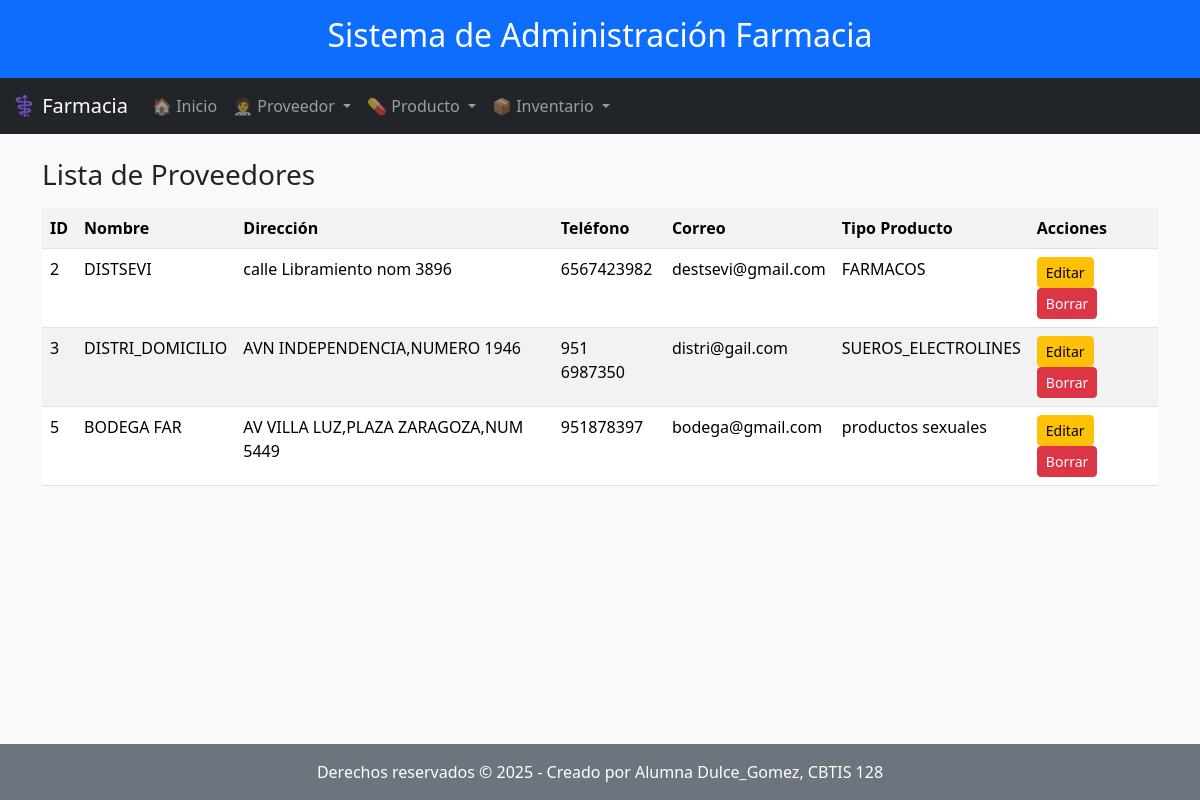
Page /ver_proveedor/ on the committed database.
### parte final/app_Farmacia/models.py (models this page shows, shortened)
class Proveedor(models.Model):
    nombre = models.CharField(max_length=100)
    direccion = models.CharField(max_length=200)
    telefono = models.CharField(max_length=15)
    correo_electronico = models.EmailField(max_length=100)
    tipo_producto = models.CharField(max_length=50)

### parte final/app_Farmacia/views.py (the view)
# urls.py: path('ver_proveedor/', views.ver_proveedor, name="ver_proveedor"),
def ver_proveedor(request):
    proveedores = Proveedor.objects.all()
    return render(request, "proveedor/ver_proveedor.html", {"proveedores": proveedores})

### parte final/app_Farmacia/templates/proveedor/ver_proveedor.html
{% extends 'base.html' %}
{% block contenido %}
<h3>Lista de Proveedores</h3>
<table class="table table-striped mt-3">
    <tr>
        <th>ID</th>
        <th>Nombre</th>
        <th>Dirección</th>
        <th>Teléfono</th>
        <th>Correo</th>
        <th>Tipo Producto</th>
        <th>Acciones</th>
    </tr>
    {% for p in proveedores %}
    <tr>
        <td>{{ p.id }}</td>
        <td>{{ p.nombre }}</td>
        <td>{{ p.direccion }}</td>
        <td>{{ p.telefono }}</td>
        <td>{{ p.correo_electronico }}</td>
        <td>{{ p.tipo_producto }}</td>
        <td>
            <a class="btn btn-warning btn-sm" href="/actualizar_proveedor/{{ p.id }}/">Editar</a>
            <a class="btn btn-danger btn-sm" href="/borrar_proveedor/{{ p.id }}/">Borrar</a>
        </td>
    </tr>
    {% endfor %}
</table>
{% endblock %}

### rows in the picture
Proveedor: id "2", nombre "DISTSEVI", direccion "calle Libramiento nom 3896", telefono "6567423982", correo_electronico "destsevi@gmail.com", tipo_producto "FARMACOS"
Proveedor: id "3", nombre "DISTRI_DOMICILIO", direccion "AVN INDEPENDENCIA,NUMERO 1946", telefono "951 6987350", correo_electronico "distri@gail.com", tipo_producto "SUEROS_ELECTROLINES"
Proveedor: id "5", nombre "BODEGA FAR", direccion "AV VILLA LUZ,PLAZA ZARAGOZA,NUM 5449", telefono "951878397", correo_electronico "bodega@gmail.com", tipo_producto "productos sexuales"
